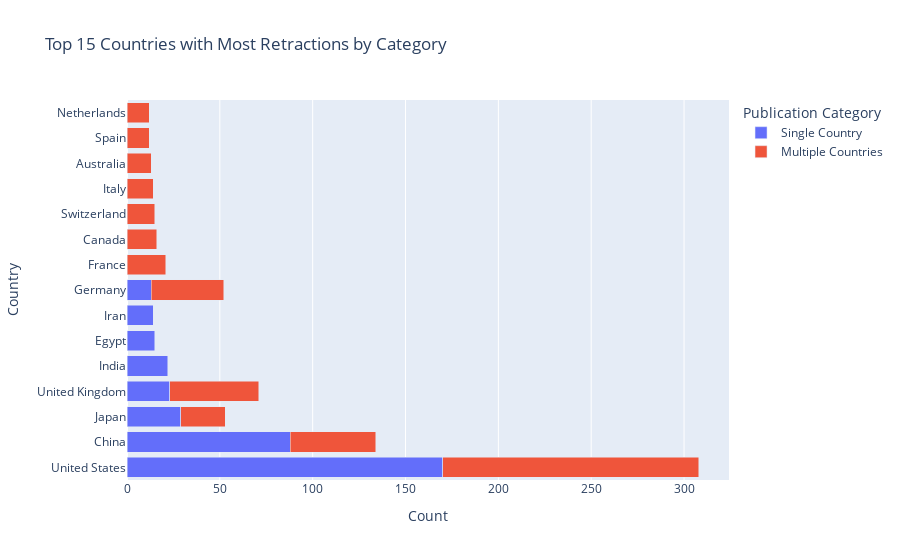

Notebook code for this chart:
### Code cell
# Create a DataFrame to count retractions by country and category
country_counts = country.groupby(['Country', 'Single_Multiple_Country']).size().reset_index(name='Count')

# Sort the DataFrame by Count in descending order and take the top 15 countries
top_15_countries = country_counts.sort_values(by='Count', ascending=False).head(20)

# Create a histogram with countries on the y-axis
fig = px.bar(top_15_countries, y='Country', x='Count', color='Single_Multiple_Country',
             orientation='h',  # Horizontal orientation for countries on the y-axis
             title='Top 15 Countries with Most Retractions by Category',
             labels={'Single_Multiple_Country': 'Publication Category', 'Count': 'Count'},
             category_orders={'Single_Multiple_Country': ['Single Country', 'Multiple Countries']})

fig.update_layout(barmode='stack')  # Stacked histogram

fig.show()

### Figure 1 — Plotly figure (JSON) as saved in the notebook; plotly's stock layout.template omitted (floating-point values rounded to 4 significant figures)
{"data": [{"alignmentgroup": "True", "hovertemplate": "Publication Category=Single Country<br>Count=%{x}<br>Country=%{y}<extra></extra>", "legendgroup": "Single Country", "marker": {"color": "#636efa", "pattern": {"shape": ""}}, "name": "Single Country", "offsetgroup": "Single Country", "orientation": "h", "showlegend": true, "textposition": "auto", "type": "bar", "x": [170, 88, 29, 23, 22, 15, 14, 13], "xaxis": "x", "y": ["United States", "China", "Japan", "United Kingdom", "India", "Egypt", "Iran", "Germany"], "yaxis": "y"}, {"alignmentgroup": "True", "hovertemplate": "Publication Category=Multiple Countries<br>Count=%{x}<br>Country=%{y}<extra></extra>", "legendgroup": "Multiple Countries", "marker": {"color": "#EF553B", "pattern": {"shape": ""}}, "name": "Multiple Countries", "offsetgroup": "Multiple Countries", "orientation": "h", "showlegend": true, "textposition": "auto", "type": "bar", "x": [138, 48, 46, 39, 24, 21, 16, 15, 14, 13, 12, 12], "xaxis": "x", "y": ["United States", "United Kingdom", "China", "Germany", "Japan", "France", "Canada", "Switzerland", "Italy", "Australia", "Spain", "Netherlands"], "yaxis": "y"}], "layout": {"barmode": "stack", "legend": {"title": {"text": "Publication Category"}, "tracegroupgap": 0}, "title": {"text": "Top 15 Countries with Most Retractions by Category"}, "xaxis": {"anchor": "y", "domain": [0, 1], "title": {"text": "Count"}}, "yaxis": {"anchor": "x", "domain": [0, 1], "title": {"text": "Country"}}}}
